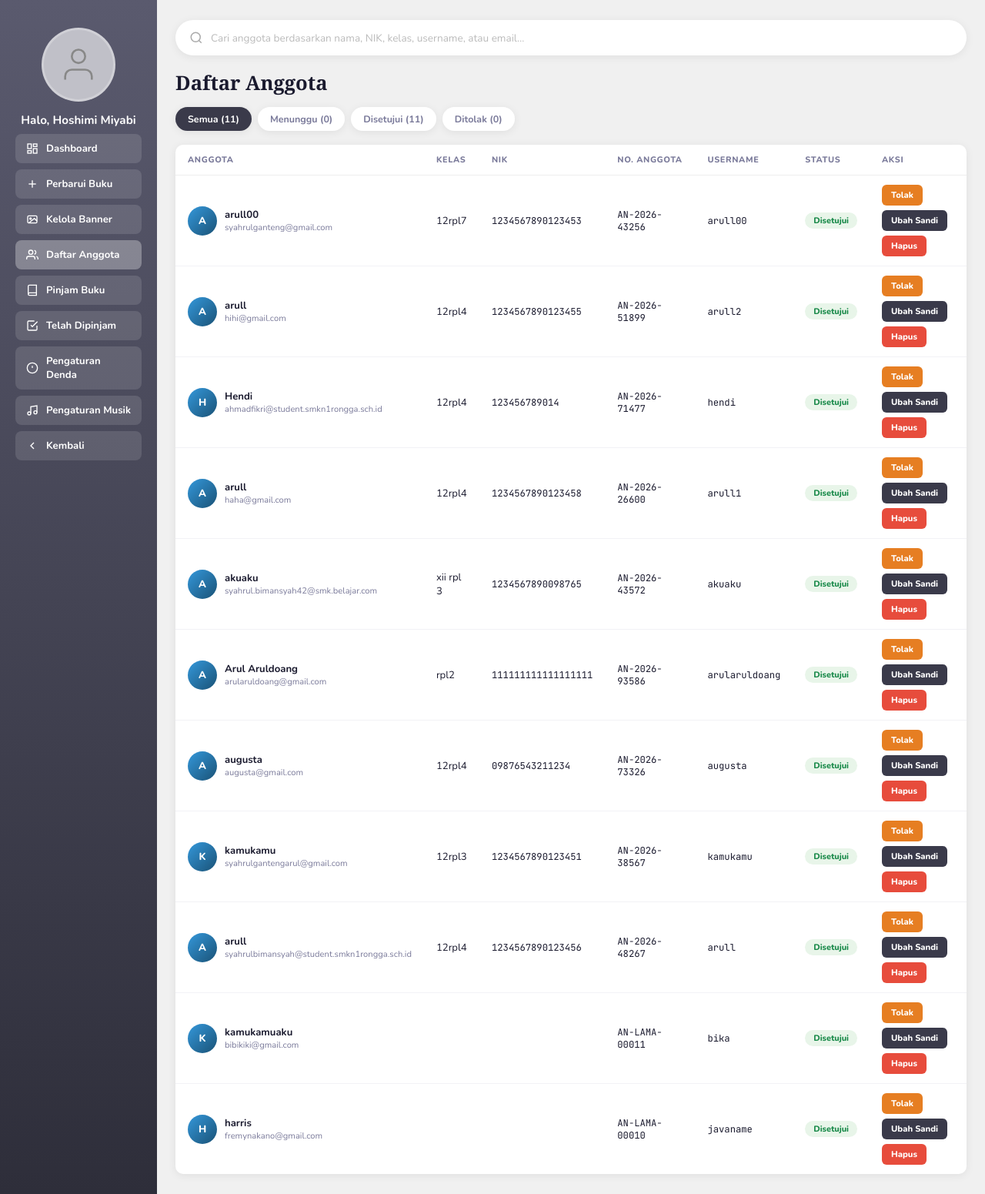
Page /daftar_anggota.php (signed in) on the earlier database version.
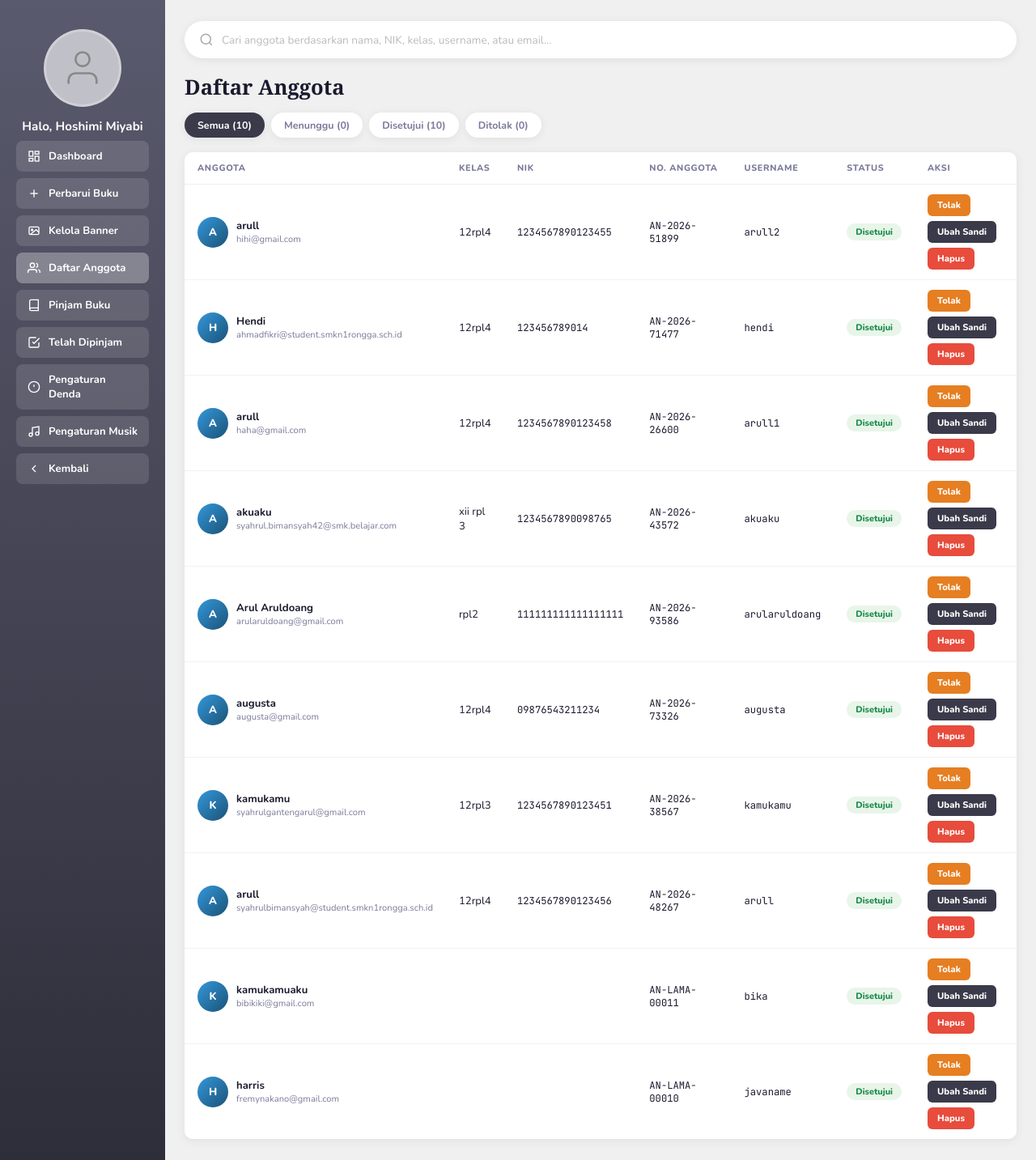
Same page on the later database version.
### tables this page shows
CREATE TABLE `users` (
  `id` int NOT NULL,
  `full_name` varchar(100) NOT NULL,
  `nik` varchar(30) NOT NULL DEFAULT '',
  `kelas` varchar(50) NOT NULL DEFAULT '',
  `no_hp` varchar(20) NOT NULL DEFAULT '',
  `no_anggota` varchar(30) NOT NULL DEFAULT '',
  `username` varchar(50) NOT NULL,
  `email` varchar(100) NOT NULL,
  `password` varchar(255) NOT NULL,
  `foto` varchar(255) NOT NULL DEFAULT '',
  `role` enum('admin','member') DEFAULT 'member',
  `status` enum('pending','approved','rejected') NOT NULL DEFAULT 'pending',
  `card_status` enum('active','frozen') NOT NULL DEFAULT 'active' COMMENT 'Dibekukan sementara saat proses Lupa Kartu berlangsung',
  `created_at` timestamp NULL DEFAULT CURRENT_TIMESTAMP
);

### daftar_anggota.php (the view, shortened to what the changed rows need)
<?php
require_once "db.php";
$search  = trim($_GET["q"] ?? "");
$filter = $_GET["status"] ?? "all";
$where = ["role = 'member'"];
$where_sql = "WHERE " . implode(" AND ", $where);
$anggota_list = [];
$res = mysqli_query($conn, "SELECT * FROM users $where_sql ORDER BY (status='pending') DESC, id DESC");
while ($row = mysqli_fetch_assoc($res)) {
    $anggota_list[] = $row;
}
$count_res = mysqli_query($conn, "SELECT status, COUNT(*) AS c FROM users WHERE role='member' GROUP BY status");
$counts = ["pending" => 0, "approved" => 0, "rejected" => 0];
while ($row = mysqli_fetch_assoc($count_res)) {
    $counts[$row["status"]] = (int)$row["c"];
}
?>
<!DOCTYPE html>
<html lang="id">
<head>
</head>
<body>
<main class="main">
  <div id="searchResultArea">
  <div class="status-tabs">
    <?php
      $qstr = $search !== "" ? "&q=" . urlencode($search) : "";
      $tabs = [
        "all"      => "Semua (" . array_sum($counts) . ")",
        "pending"  => "Menunggu (" . $counts["pending"] . ")",
        "approved" => "Disetujui (" . $counts["approved"] . ")",
        "rejected" => "Ditolak (" . $counts["rejected"] . ")",
      ];
      foreach ($tabs as $key => $label):
        $active = $filter === $key ? "active" : "";
    ?>
      <a class="status-tab <?= $active ?>" href="daftar_anggota.php?status=<?= $key ?><?= $qstr ?>"><?= $label ?></a>
    <?php endforeach; ?>
  </div>
  <?php if (empty($anggota_list)): ?>
  <div class="empty-state">
    <svg viewBox="0 0 24 24" fill="none" stroke="currentColor" stroke-width="1.5">
      <path d="M17 21v-2a4 4 0 0 0-4-4H5a4 4 0 0 0-4 4v2"/><circle cx="9" cy="7" r="4"/>
    </svg>
    <p>Belum ada anggota<?= $search ? " yang cocok dengan pencarian." : " di kategori ini." ?></p>
  </div>
  <?php else: ?>
  <div class="table-wrap">
    <table>
      <thead>
        <tr>
          <th>Anggota</th>
          <th>Kelas</th>
          <th>NIK</th>
          <th>No. Anggota</th>
          <th>Username</th>
          <th>Status</th>
          <th>Aksi</th>
        </tr>
      </thead>
      <tbody>
        <?php foreach ($anggota_list as $a): ?>
        <tr>
          <td data-label="Anggota">
            <div class="cell-anggota">
              <div class="member-avatar">
                <?php $foto_anggota = $a["foto"] ?? ""; ?>
                <?php if ($foto_anggota !== "" && file_exists($foto_anggota)): ?>
                  <img src="<?= htmlspecialchars($foto_anggota) ?>" alt="Foto <?= htmlspecialchars($a["full_name"]) ?>">
                <?php else: ?>
                  <?= htmlspecialchars(mb_strtoupper(mb_substr($a["full_name"], 0, 1))) ?>
                <?php endif; ?>
              </div>
              <div>
                <div class="cell-name"><?= htmlspecialchars($a["full_name"]) ?></div>
                <div class="cell-sub"><?= htmlspecialchars($a["email"]) ?></div>
              </div>
            </div>
          </td>
          <td data-label="Kelas"><?= htmlspecialchars($a["kelas"]) ?></td>
          <td class="cell-mono" data-label="NIK"><?= htmlspecialchars($a["nik"]) ?></td>
          <td class="cell-mono" data-label="No. Anggota"><?= htmlspecialchars($a["no_anggota"]) ?></td>
          <td class="cell-mono" data-label="Username"><?= htmlspecialchars($a["username"]) ?></td>
          <td data-label="Status">
            <?php if ($a["status"] === "pending"): ?>
              <span class="badge badge-pending">Menunggu</span>
            <?php elseif ($a["status"] === "approved"): ?>
              <span class="badge badge-approved">Disetujui</span>
            <?php else: ?>
              <span class="badge badge-rejected">Ditolak</span>
            <?php endif; ?>
          </td>
          <td data-label="Aksi">
            <div class="row-actions">
              <?php if ($a["status"] === "pending"): ?>
                <button class="act-btn act-approve" onclick="kirimAksi('approve', <?= $a['id'] ?>)">Setujui</button>
                <button class="act-btn act-reject" onclick="kirimAksi('reject', <?= $a['id'] ?>)">Tolak</button>
              <?php elseif ($a["status"] === "approved"): ?>
                <button class="act-btn act-reject" onclick="kirimAksi('reject', <?= $a['id'] ?>)">Tolak</button>
                <button class="act-btn act-reset" onclick="konfirmasiReset(<?= $a['id'] ?>, '<?= htmlspecialchars(addslashes($a['full_name'])) ?>')">Ubah Sandi</button>
              <?php else: ?>
                <button class="act-btn act-approve" onclick="kirimAksi('approve', <?= $a['id'] ?>)">Setujui</button>
              <?php endif; ?>
              <button class="act-btn act-hapus" onclick="konfirmasiHapusAnggota(<?= $a['id'] ?>, '<?= htmlspecialchars(addslashes($a['full_name'])) ?>')">Hapus</button>
            </div>
          </td>
        </tr>
        <?php endforeach; ?>
      </tbody>
    </table>
  </div>
  <?php endif; ?>
  <?php
  $search_result_html = ob_get_clean();
  echo $search_result_html;
  ?>
  </div>
</main>
</body>
</html>

Differences in the rows shown:
removed users: full_name "A", full_name "arull00", email "syahrulganteng@gmail.com", kelas "12rpl7", nik "1234567890123453", no_anggota "AN-2026-43256", username "arull00", status "Disetujui"
Other differences:
new list line: "Semua (10)"
new list line: "Disetujui (10)"
list line gone: "Semua (11)"
list line gone: "Disetujui (11)"
